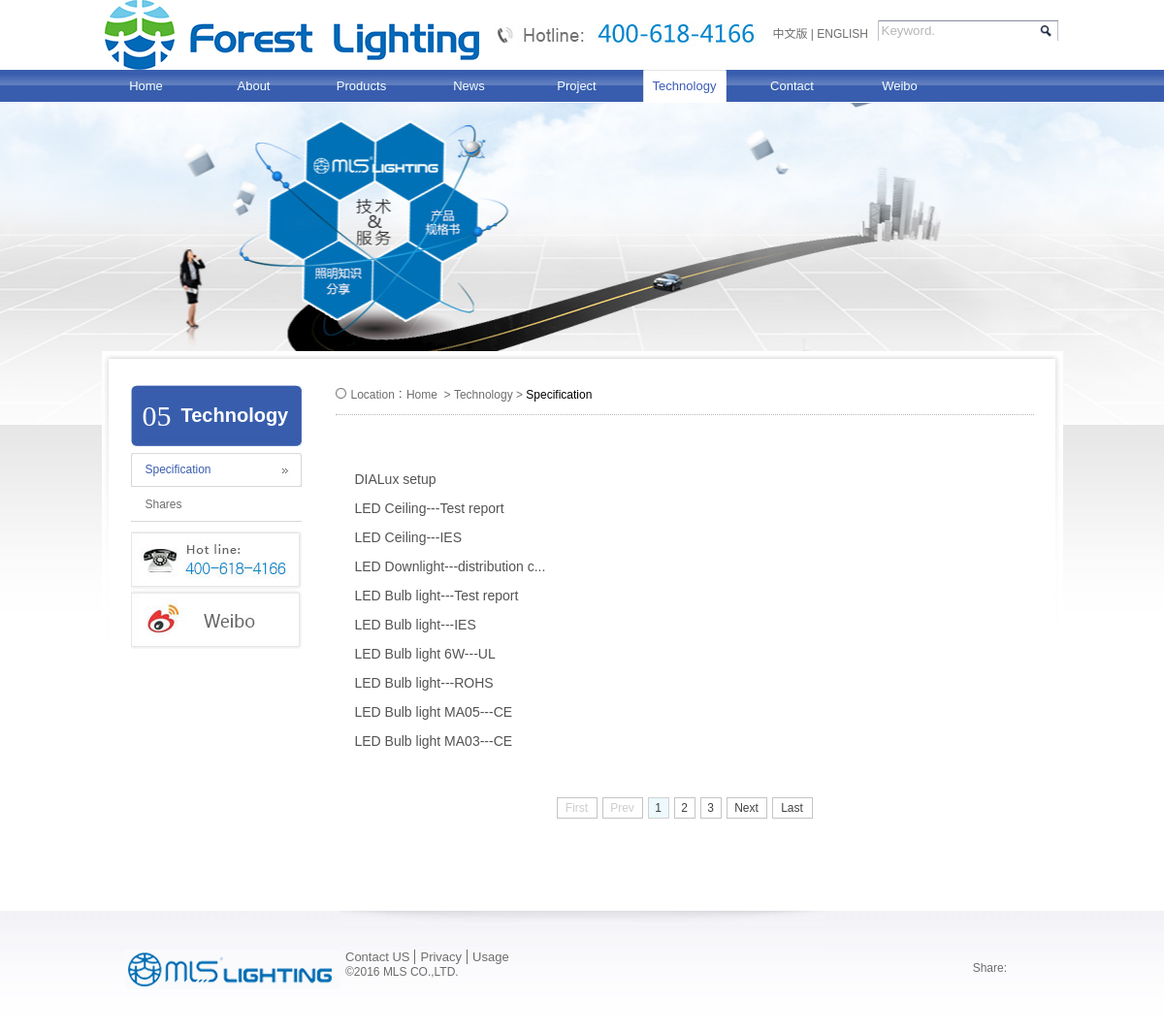
/en/tech.html, run on the app's committed database.
### tables this page shows
CREATE TABLE IF NOT EXISTS `lxy_download` (
  `id` int(11) NOT NULL AUTO_INCREMENT,
  `FileName` varchar(200) NOT NULL,
  `FileName_en` varchar(200) NOT NULL,
  `FileFile` varchar(200) NOT NULL,
  `FileContent` varchar(200) NOT NULL,
  `Admin` varchar(200) NOT NULL,
  `Hzm` varchar(10) NOT NULL,
  `Hist` int(11) NOT NULL,
  `AddDate` varchar(200) NOT NULL,
  `downpwd` varchar(200) NOT NULL,
  `language` varchar(200) NOT NULL,
  `p_type_2` int(11) NOT NULL,
  PRIMARY KEY (`id`),
  KEY `id` (`id`)
);

### common/conn.php (called while the page is built, shortened)
<?php
	class db
	{
		function __construct($server,$userName,$userPwd,$database)
		{
			$this->server=$server;
			$this->userName=$userName;
			$this->userPwd=$userPwd;
			$this->database=$database;
			$this->conn=mysql_connect($this->server,$this->userName,$this->userPwd);
		}
		public function Execute($sql)
		{
		    $query=mysql_query($sql);
			$num=@mysql_num_rows($query);
			return $num;
		}
		public function Query($sql)
		{
		    return mysql_query($sql);
		}
	}
	$d=new db("127.0.0.1","root","123456","trwap");
?>

### common/str.php (called while the page is built, shortened)
<?php
	function utf8_strlen($string) {
		preg_match_all("/./us", $string, $match);
		return count($match[0]);
	}
	function utfsubstr($str,$start,$length){
		if(utf8_strlen($str)>$length){
			$string=mb_substr($str,$start,$length,'utf-8');
			return $string."...";
		}else{
			return $str;
		}
	}
	function c($text){
		$preg="/select|update|delete|drop table|insert into|where|\*|=|#/i";
		$text=preg_replace($preg,'',$text);
		return $text;
	}
?>

### en/inc/tech/db.php (called while the page is built, shortened)
<?php
$nav="tech";
$pTitle="Technology";
$c_nav=array();
$path=array();
$lvldeep=1;
$strlen=30;
$c_nav[0]=array(1,'Specification');
$c_nav[1]=array(2,'Shares');
switch($lvldeep){
	case 1:
	if(!isset($_GET['typeID'])){
		$typeID=1;
	}else{
		$typeID=get(typeID);
		$path[$pTitle]="$nav.html";
		$path[$c_nav[$typeID-1][1]]="$nav-".$row[p_id].".html";
	}
	break;
}
?>

### en/inc/tech/index.php (the view, shortened to what this page needs)
<div class="c_frames">
	<div class="c_nav"><?php include_once("inc/c_nav.php"); ?></div>
    <div class="c_right">
    	<div class="c_path"><?php include_once("inc/c_path.php"); ?></div>
        <div class="db_content">
            <div id="new_list">
                <ul>
                <?
                $sql="select * from lxy_download where downpwd=".($typeID-1)." and language='cn' order by id desc";
                $pages=page_sam($sql,10,"tech-$typeID.html?page=",2);
                $query2=$d->Query($sql.$limits);
                while($row2=mysql_fetch_array($query2))
                {
                ?>
                    <li>
                        <a href="upload/Download/<?php echo $row2[FileFile]; ?>" target="_blank"><? echo utfsubstr($row2[FileName_en],0,$strlen); ?></a>
                    </li>
                <?
                }
                ?>
                </ul>
            </div>
			<?php
            if($num>$pagesize){
            ?>
            <div align="center" style="margin-top:20px;clear:both;"><?php echo $pages;?></div>
            <?php
            }
            ?>
		</div>
    </div>
</div>

### en/css/style.css (style rules this page uses)
* { padding:0;margin:0 }
html,body { width:100%; }
body { margin:0 auto;background:#ececec;font-size:12px;font-family:Arial, Helvetica, sans-serif;color:#6c6c6c; }
li { list-style:none; }
a { color:#6d6d6d;text-decoration:none;cursor:pointer; }
.c_path { width:100%;height:30px;border-bottom:1px dotted #b5b5b5;background:url(../images/c_path_ico.jpg) no-repeat left 3px;text-indent:16px; }
.c_nav { width:176px;float:left; }
.db_content { font-size:14px;line-height:200%;padding-top:32px; }
.c_frames { width:931px;background:url(../images/cfbg.jpg) no-repeat center top;margin:-77px auto 0 auto;padding:35px 30px;overflow:hidden;position:relative;z-index:99; }
.c_right { width:720px;float:right;margin:0 auto;overflow:hidden; }

### en/css/sam.css (style rules this page uses)
#new_list { padding:20px; }
#new_list a { color:#535353; }
#new_list li { height:30px; }

### data on the page
lxy_download: FileName_en "DIALux setup"
lxy_download: FileName_en "LED Ceiling---Test report"
lxy_download: FileName_en "LED Ceiling---IES"
lxy_download: FileName_en "LED Downlight---distribution c..."
lxy_download: FileName_en "LED Bulb light---Test report"
lxy_download: FileName_en "LED Bulb light---IES"
lxy_download: FileName_en "LED Bulb light 6W---UL"
lxy_download: FileName_en "LED Bulb light---ROHS"
lxy_download: FileName_en "LED Bulb light MA05---CE"
lxy_download: FileName_en "LED Bulb light MA03---CE"

### other printed values
$c_num "05"
$pTitle "Technology"
$v[1] "Specification"
$v[1] "Shares"
$pv "Technology"
$pv "Specification"
$s "1"
$s "2"
$s "3"
